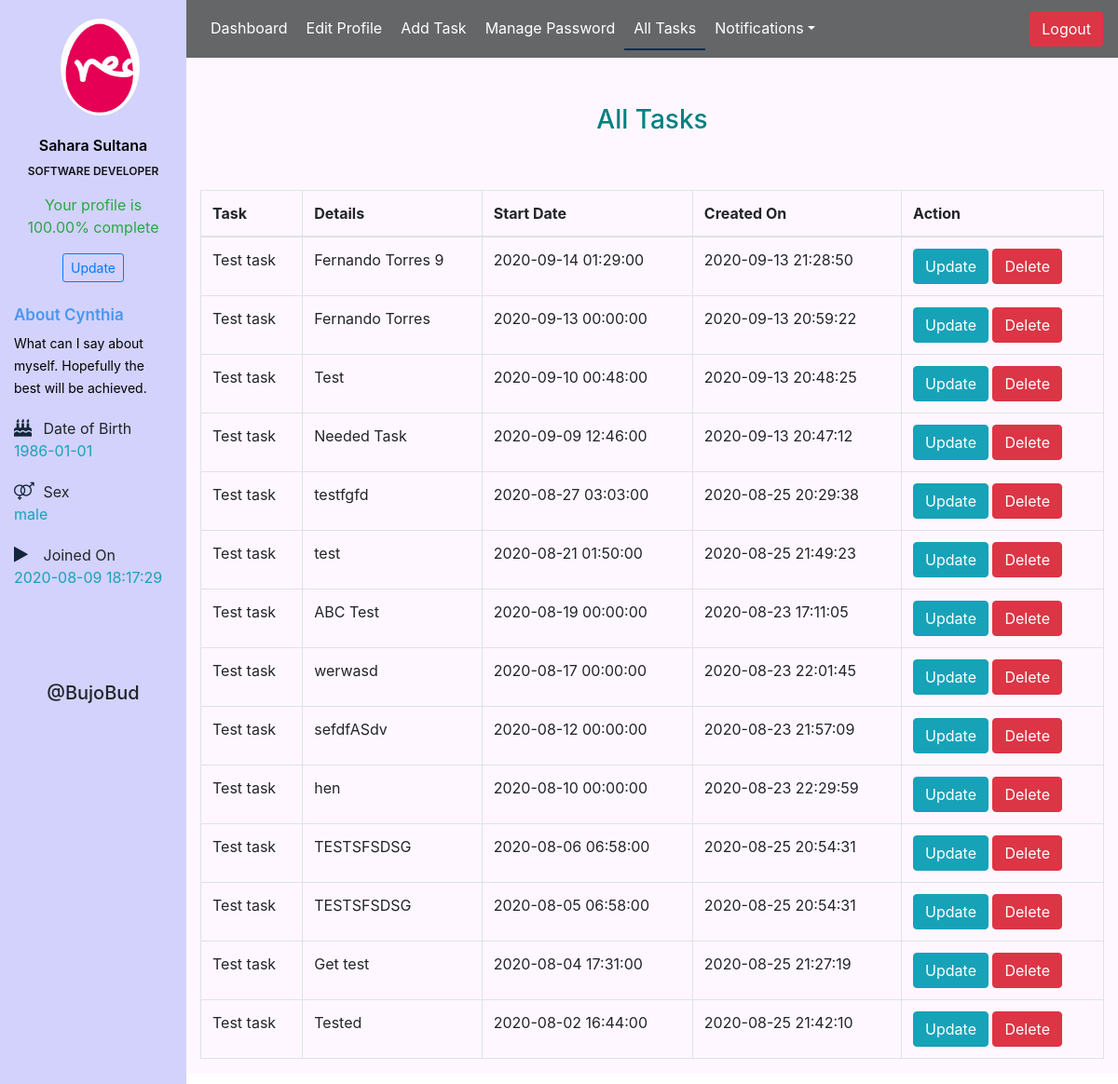
Screenshot of /user/all_task.php (signed in) with the database file from the repository.
### tables this page shows
CREATE TABLE `user` (
  `id` int(11) NOT NULL,
  `fullname` varchar(255) NOT NULL,
  `email` varchar(255) NOT NULL,
  `phone` varchar(20) DEFAULT NULL,
  `password` varchar(255) NOT NULL,
  `image` text NOT NULL,
  `profession` varchar(128) DEFAULT NULL,
  `dob` varchar(128) DEFAULT NULL,
  `sex` varchar(10) DEFAULT NULL,
  `bio` text,
  `is_verified` tinyint(1) NOT NULL DEFAULT '0',
  `token` text,
  `created_at` datetime DEFAULT NULL,
  `updated_at` datetime DEFAULT NULL
);

CREATE TABLE `user_task` (
  `id` int(11) NOT NULL,
  `user_id` int(11) NOT NULL,
  `task_id` int(11) NOT NULL,
  `details` text,
  `start_dt` datetime DEFAULT NULL,
  `is_repeat` tinyint(4) NOT NULL DEFAULT '0',
  `repeat_type` varchar(20) DEFAULT NULL,
  `repeat_after` int(11) DEFAULT NULL,
  `end_dt` datetime DEFAULT NULL,
  `created_at` datetime DEFAULT NULL,
  `updated_at` datetime DEFAULT NULL
);

CREATE TABLE `task` (
  `id` int(11) NOT NULL,
  `task` text NOT NULL,
  `details` text,
  `created_at` datetime DEFAULT NULL,
  `updated_at` datetime DEFAULT NULL
);

### Model/Database.php (called while the page is built, shortened)
<?php
class Database{
    public $db;
    public function __construct()
    {
        $con=new PDO("mysql:host=localhost;dbname=bujobud","root","");
        $con->setAttribute(PDO::ATTR_ERRMODE, PDO::ERRMODE_EXCEPTION);
        if (!isset($this->db)){
            $this->db = $con;
        }
    }
}

### Model/User.php (called while the page is built, shortened)
<?php
include_once 'Database.php';
class User extends Database{
    public function getUserById($id){
        $st = $this->db->prepare("SELECT * FROM user WHERE id=:id");
        $st->bindParam(':id',$id);
        $st->execute();
        $resultSet = $st->fetch(PDO::FETCH_OBJ);
        return $resultSet;
    }
    public function getUserProfileCompletion($id){
        $st = $this->db->prepare("SELECT fullname,email,phone,image,profession,dob,sex,bio FROM user WHERE id=:id");
        $st->bindParam(':id',$id);
        $st->execute();
        $resultSet = $st->fetch(PDO::FETCH_OBJ);
        $count = 0;
        $final = 8-$count;
        $final = $final/8 * 100;
        $final = number_format((float)$final, 2, '.', '');
        return $final.'%';
    }
}

### Model/UserTask.php (called while the page is built, shortened)
<?php
include_once 'Database.php';
class UserTask extends Database{
    public function getSortedTaskUserByUserId($user_id){
        $st = $this->db->prepare("SELECT * FROM user_task WHERE user_id=:user_id ORDER BY start_dt DESC");
        $st->bindParam(':user_id',$user_id);
        $st->execute();
        $resultSet = $st->fetchAll(PDO::FETCH_OBJ);
        return $resultSet;
    }
}

### Model/Task.php (called while the page is built, shortened)
<?php
include_once 'Database.php';
class Task extends Database{
    public function getTaskById($id){
        $st = $this->db->prepare("SELECT * FROM task WHERE id=:id");
        $st->bindParam(':id',$id);
        $st->execute();
        $resultSet = $st->fetch(PDO::FETCH_OBJ);
        return $resultSet;
    }
}

### user/all_task.php (the view, shortened to what this page needs)
<?php
require_once '../Model/UserTask.php';
require_once '../Model/Task.php';
$user_task = new UserTask();
$task = new Task();
$user_tasks = $user_task->getSortedTaskUserByUserId($_SESSION['id']);
?>
<!DOCTYPE html>
<html lang="en">
<head>
    <link rel="stylesheet" href="../css/bootstrap.min.css">
    <link rel="stylesheet" href="../css/style_updated.css">
    <link rel="stylesheet" href="https://cdnjs.cloudflare.com/ajax/libs/font-awesome/4.7.0/css/font-awesome.css" />
    <link rel="stylesheet" href="profile.css">
</head>
<body>
<div class="container-fluid">
    <div class=" row profile">
        <div class="col-md-2 sidebar1">
            <?php include 'profile.php'; ?>
        </div>
        <div class="col-md-10 sidebar2">
            <?php include 'navbar.php';?>
            <section class="add-task">
                <div class="container new-task">
                    <h3>All Tasks</h3>
                    <table class="table table-bordered">
                        <thead>
                        <tr>
                            <th>Task</th>
                            <th>Details</th>
                            <th>Start Date</th>
                            <th>Created On</th>
                            <th>Action</th>
                        </tr>
                        </thead>
                        <tbody>
                        <?php foreach ($user_tasks as $singleUserTask){?>
                            <tr>
                                <td><?php echo $task->getTaskById($singleUserTask->task_id)->task ?></td>
                                <td><?php echo $singleUserTask->details ?></td>
                                <td><?php echo $singleUserTask->start_dt ?></td>
                                <td><?php echo $singleUserTask->created_at ?></td>
                                <td>
                                    <a href="update_task_user.php?id=<?php echo $singleUserTask->id?>" class="btn btn-info">Update</a>
                                    <a href="delete_task_user.php?id=<?php echo $singleUserTask->id?>" onclick="return confirm('Are you sure?')" class="btn btn-danger">Delete</a>
                                </td>
                            </tr>
                        <?php } ?>
                        </tbody>
                    </table>
                </div>
            </section>
        </div>
    </div>
</div>
</body>
</html>

### user/profile.php
<?php
require_once '../Model/User.php';
$user = new User();
$userInfo = $user->getUserById($_SESSION['id']);
?>
<div class="profile-userpic">
    <img src="../<?php echo $userInfo->image; ?>" class="img-responsive center" alt="">
</div>
<div class="profile-usertitle">
    <div class="profile-usertitle-name">
        <?php echo $userInfo->fullname ?>
    </div>
    <div class="profile-usertitle-job">
        <?php echo $userInfo->profession ?>
    </div>
</div>
<div align="center">
    <p class="text-success">Your profile is <?php echo $user->getUserProfileCompletion($_SESSION['id']); ?> complete</p>
    <a href="editprofile.php" class="btn btn-sm btn-outline-primary">Update</a>
</div>
<div>
    <h4 class="profile-desc-title">About Cynthia</h4>
    <span class="profile-desc-text">
        <?php if(isset($userInfo->bio) || $userInfo->bio != '') {
            echo $userInfo->bio;
        }else{?>
            Nothing added yet
        <?php }?>
    </span>
    <div class="margin-top-20 profile-desc-link">
        <i class="fa fa-birthday-cake"></i> Date of Birth
        <p class="text-info">
            <?php
                if(isset($userInfo->dob) || $userInfo->dob != ''){
                    echo $userInfo->dob;
                }else{
                    echo 'Not added yet';
                }
            ?>
        </p>
    </div>
    <div class="margin-top-20 profile-desc-link">
        <i class="fa fa-venus-mars"></i> Sex
        <p class="text-info">
            <?php
            if(isset($userInfo->sex) || $userInfo->sex != ''){
                echo $userInfo->sex;
            }else{
                echo 'Not added yet';
            }
            ?>
        </p>
    </div>
    <div class="margin-top-20 profile-desc-link">
        <i class="fa fa-play"></i> Joined On
        <p class="text-info">
            <?php
            if(isset($userInfo->created_at) || $userInfo->created_at != ''){
                echo $userInfo->created_at;
            }else{
                echo 'Not added yet';
            }
            ?>
        </p>
    </div>
</div>
<div class="website-details">
    <h5>@BujoBud</h5>
</div>

### css/style_updated.css (style rules this page uses)
.col-md-10 { padding-right: 0; padding-left: 0; }

### user/profile.css (style rules this page uses)
* { margin: 0; padding: 0; }
.sidebar1 { width: 100%; min-height: 100%; background: rgb(210, 210, 253); }
.sidebar2 { margin-bottom: 3%; width: 100%; min-height: 100vh; background-color: rgb(255, 247, 255); }
.profile-userpic img { float: none; margin-top: 20px; margin-left: 50px; width: 50%; height: 50%; -webkit-border-radius: 50% !important; -moz-border-radius: 50% !important; border-radius: 50% !important; }
.profile-usertitle { text-align: center; margin-top: 20px; }
.profile-usertitle-name { color: #000000; font-size: 16px; font-weight: 600; margin-bottom: 7px; }
.profile-usertitle-job { text-transform: uppercase; color: #131318; font-size: 12px; font-weight: 600; margin-bottom: 15px; }
.profile-desc-title { margin-top: 25px; color: #4897f1; font-size: 17px; font-weight: 600; }
.profile-desc-text { color: #000000; font-size: 14px; }
.margin-top-20 { margin-top: 20px!important; }
[class*=" fa-"]:not(.fa-stack), [class*=" glyphicon-"], [class*=" icon-"], [class^=fa-]:not(.fa-stack), [class^=glyphicon-], [class^=icon-] { display: inline-block; line-height: 14px; -webkit-font-smoothing: antialiased; }
.profile-desc-link i { width: 22px; font-size: 19px; color: #13273b; margin-right: 5px; }
.website-details h5 { text-align: center; margin-top: 100px; }
.new-task h3 { text-align: center; padding: 50px; color: teal; }

### rows the page displays
user: image (picture), fullname "Sahara Sultana", profession "SOFTWARE DEVELOPER", bio "What can I say about myself. Hopefully the best will be achieved.", dob "1986-01-01", sex "male", created_at "2020-08-09 18:17:29"
user_task: task.task "Test task", details "Fernando Torres 9", start_dt "2020-09-14 01:29:00", created_at "2020-09-13 21:28:50"
user_task: task.task "Test task", details "Fernando Torres", start_dt "2020-09-13 00:00:00", created_at "2020-09-13 20:59:22"
user_task: task.task "Test task", details "Test", start_dt "2020-09-10 00:48:00", created_at "2020-09-13 20:48:25"
user_task: task.task "Test task", details "Needed Task", start_dt "2020-09-09 12:46:00", created_at "2020-09-13 20:47:12"
user_task: task.task "Test task", details "testfgfd", start_dt "2020-08-27 03:03:00", created_at "2020-08-25 20:29:38"
user_task: task.task "Test task", details "test", start_dt "2020-08-21 01:50:00", created_at "2020-08-25 21:49:23"
user_task: task.task "Test task", details "ABC Test", start_dt "2020-08-19 00:00:00", created_at "2020-08-23 17:11:05"
user_task: task.task "Test task", details "werwasd", start_dt "2020-08-17 00:00:00", created_at "2020-08-23 22:01:45"
user_task: task.task "Test task", details "sefdfASdv", start_dt "2020-08-12 00:00:00", created_at "2020-08-23 21:57:09"
user_task: task.task "Test task", details "hen", start_dt "2020-08-10 00:00:00", created_at "2020-08-23 22:29:59"
user_task: task.task "Test task", details "TESTSFSDSG", start_dt "2020-08-06 06:58:00", created_at "2020-08-25 20:54:31"
user_task: task.task "Test task", details "TESTSFSDSG", start_dt "2020-08-05 06:58:00", created_at "2020-08-25 20:54:31"
user_task: task.task "Test task", details "Get test", start_dt "2020-08-04 17:31:00", created_at "2020-08-25 21:27:19"
user_task: task.task "Test task", details "Tested", start_dt "2020-08-02 16:44:00", created_at "2020-08-25 21:42:10"

### other values shown
$user->getUserProfileCompletion($_SESSION['id']) "100.00%"
